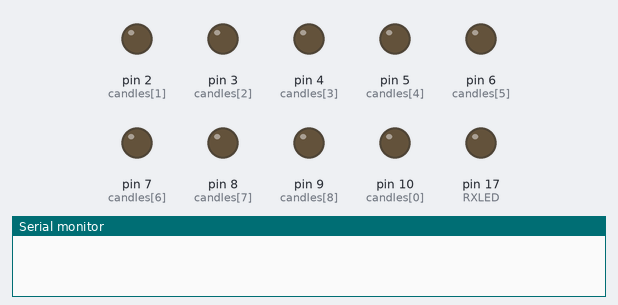
Recording of a sketch running on a simulated SparkFun Pro Micro, built with avr-gcc and run on an emulated ATmega32U4. Shown: output pins drawn as LEDs (lit = HIGH), the last lines printed to the serial monitor.

Above: at 0.1 s.
At 1.1 s:
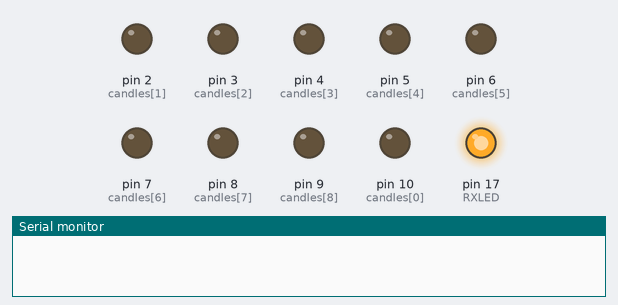
At 6.1 s:
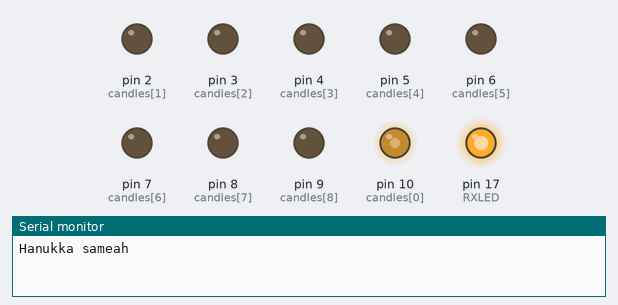
At 6.6 s:
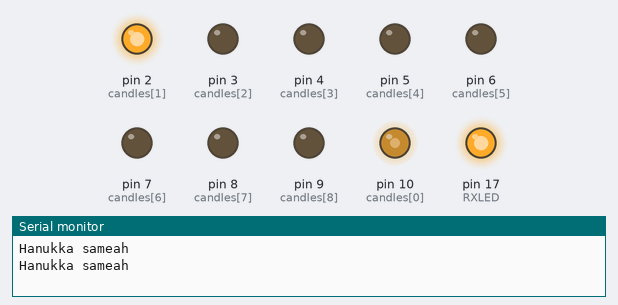
Timing chart, 0 to 8.1 s (numbered marks = the images above):
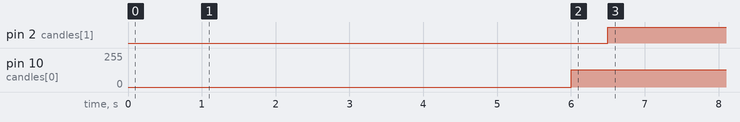

The sketch:

hanukkino.ino
```cpp
/* Pro Micro hanukka controller */
int RXLED = 17;  // The RX LED has a defined Arduino pin
// The TX LED has predefined macros (TXLED1, TXLED0) to control it.
// assign digital out pins for LEDs. 0th entry is Shamash, the candle
// that must provide the light for mundane use while the rest provide the
// sacred light. Try using a PWM pin for it if you want to play with brightness
int candles[9] = {10, 2, 3, 4, 5, 6, 7, 8, 9};
void setup()
{
    pinMode(RXLED, OUTPUT);  // Set RX LED as an output
    // TX LED is set as an output behind the scenes
    for (int i = 1; i<9; i++){
        pinMode(candles[i], OUTPUT);
    }
    Serial.begin(9600); //debug purposes only
    // try to turn off the annoying tx/rx lights on pro micro board. Insist.
    delay(1000);
    lightsOff();
    delay(5000);
    lightsOff();
}
void lightsOff()
{
    digitalWrite(RXLED, HIGH);
    TXLED1;
}
void shamashOn()
{
    pinMode(candles[0], OUTPUT);
    // use digitalWrite if the pin doesn't support PWM. My LED was too bright.
    analogWrite(candles[0], 128);
}
void shamashOff()
{
    pinMode(candles[0], OUTPUT);
    digitalWrite(candles[0], LOW);
}

unsigned long DAY = 86400000;
 // set this before burning, to initialize to desired number of already lit
 // candles (in case battery ran down) and offset in milliseconds.
 // for example, this one is set to 4 hours after first candle was lit, at 9pm,
 // so next candle will be lit on time at 5pm.
unsigned long start_offset = DAY+14400000;
int state = 1; // to turn off lights after use
void loop()
{
    Serial.println("Hanukka sameah");  // debug only
    shamashOn();
    delay(500);
    // avoid turning lights on after they were off
    if (!state){
        return;
    }
    int i = 0;
    // get current time
    unsigned long t = millis()+start_offset;
    int count = t/DAY;
    // light proper number of candles
    if (count<9){
        for (i = 1; i<=count; i++){
            digitalWrite(candles[i], HIGH);
        }
    }
    else{
        // turn off the lights, party's over
        state = 0;
        for (i = 1; i<9; i++){
            digitalWrite(candles[i], LOW);
        }
        delay(1000);
        shamashOff();
    }
}
```

Measured:
- by itself, pin 2 (candles[1]): LOW → HIGH at 6.5 s
- by itself, pin 10 (candles[0]): 0/255 → 128/255 at 6.0 s
